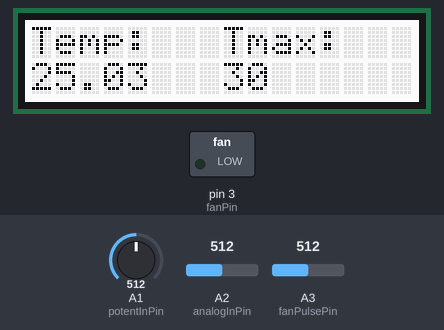
A sketch run on a simulated Arduino Uno, built with avr-gcc and run on an emulated ATmega328P. On the bench: 16×2 character LCD, switched loads named in the sketch (green lamp = pin HIGH). Inputs (shaded band) come from the test bench; at power-on: A2 (analogInPin) = 512, A1 (potentInPin) = 512, A3 (fanPulsePin) = 512. What the sketch prints to the serial monitor is not drawn.

Above: at 1.2 s.
1.3 s: A2 (analogInPin) set to 599
At 2.9 s:
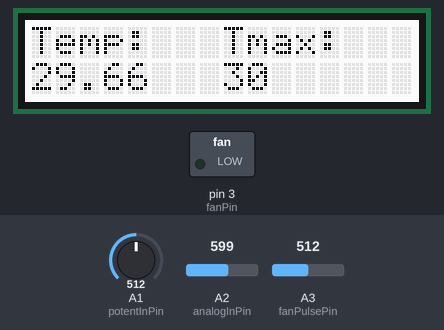
3.5 s: A2 (analogInPin) set to 621
At 4.5 s:
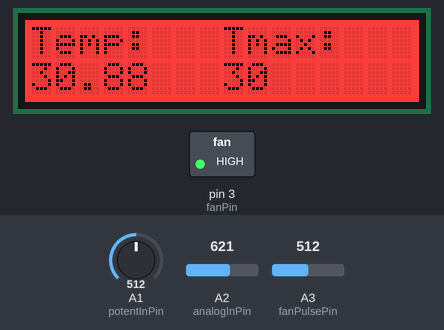
5.5 s: A1 (potentInPin) set to 544
7.0 s: A1 (potentInPin) set to 570
At 8.2 s:
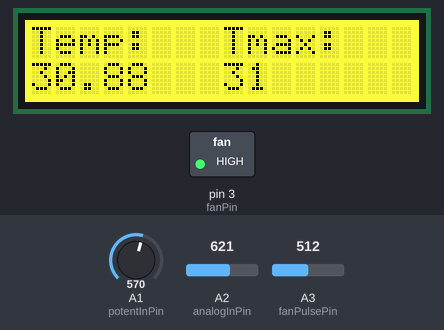
8.5 s: A2 (analogInPin) set to 716
At 9.9 s:
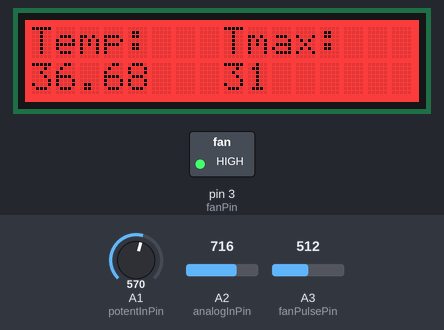
10.5 s: A1 (potentInPin) set to 852
At 11.6 s:
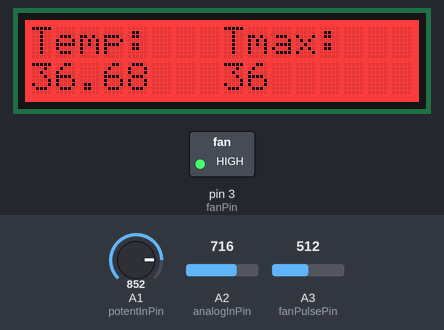
12.0 s: A1 (potentInPin) set to 880
At 12.4 s:
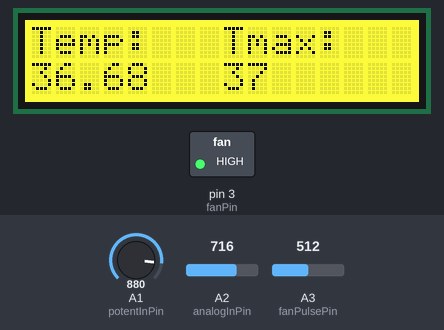
Timing chart, 0 to 14.5 s (numbered marks = the images above; inputs shaded):
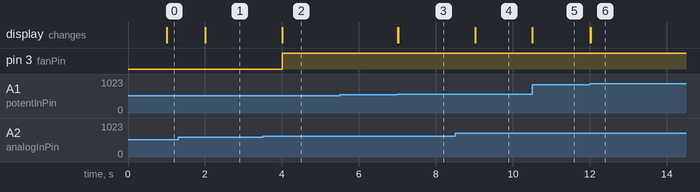

The sketch:

FanSpeed.ino
```cpp
/*
 * Reads the voltage from a Grove Temperature Sensor.
 * It than calculates the corresponding resistance and finally converts
 * the resistance into the temperature in °C.
 * The measured temperature is shown on a connected Grove RGB LCD display.
 *
 * Further, a potentiometer is connected to the system which controls a
 * maximal temperature threshold. Once this threshold is reached, the
 * display turns red.
 *
 * Reads out the fan speed by counting the pulses and converting to RPM.
 */

#include <Wire.h>
#include "rgb_lcd.h"

rgb_lcd lcd;

#define INTERVAL_MICROS         1000000 //update time
#define OVERFLOW             4000000000 //at this time we reset to 0
#define FAN_INTERVAL_MICROS        1000 //measuring fan pulse frequency

#define FAN_THRESHOLD               500 //above this threshold the fan pulse is high

unsigned long last_time = 0; //last timestamp
unsigned int count = 0; //cycle counter
unsigned int last_fan_pulse = 0; //last fan pulse test time

const int fanPin = 3; // Pin to control fan

const int analogInPin = A2; // Pin for sensor input
int sensorValue = 0; // measured voltage

const int potentInPin = A1; // Pin for potentiometer
unsigned int potentiometer = 0; //potentiometer input

const int fanPulsePin = A3; // Pin for fan pulse
unsigned int pulse = 0; //The current fan pulse
bool pulse_high = true; //true if the fan pulse is above threshold
unsigned int pulse_counter = 0; //counts pulse per minute

const int R0 = 100000; // zero resistance R_0 in Ohm
const int B = 6700; // nominal B-constnat in Kelvin
const float T0 = 25 + 273.15; // room temperature in Kelvin

int threshold = 30; // temperature threshold
const int threshold_diff = 5; //difference between threshold and lower threshold


int colorR = 255;
int colorG = 255;
int colorB = 255;

void setup() {
  //set up the LCD's number of columns and rows:
  lcd.begin(16,2);
  lcd.print("Temp:   Tmax:");
  Serial.begin(9600);
  lcd.setRGB(colorR,colorG,colorB);
  analogWrite(fanPin,0);
}

void loop() {

  //adjusting the threshold
  potentiometer = analogRead(potentInPin);
  threshold = map(potentiometer,0,1023,20,40);
  lcd.setCursor(8,1);
  lcd.print(threshold);

  unsigned long now = micros();
  if (now > (last_time + INTERVAL_MICROS)) {
    sensorValue = analogRead(analogInPin);
    float R = (1023.0/sensorValue - 1)*R0; // resistance in Ohm
    float T = 1.0/(log(R/R0)/B + 1/T0) - 273.15; // temperature in Kelvin

    /* Serial printer
    Serial.print("Time: ");
    Serial.print(count);
    Serial.print("s, Temperature: ");
    Serial.print(T);
    */

    // Printer for easy Python analysis:
    Serial.print(T);
    Serial.print(" ");

    lcd.setCursor(0,1);
    lcd.print(T);

    //Turning the display backlight red as a warning if T > threshold
    //The fan will turn on once the higher threshold is reached and turn off once the
    //temperature is back below the lower threshold.
    //Serial.print(" above threshold (50 if yes): ");
    if (T>threshold) {
      colorG = 0;
      colorB = 0;
      Serial.print(50);
      analogWrite(fanPin,255);
    } else if (T < threshold - threshold_diff) {
      colorG = 255;
      colorB = 255;
      Serial.print(0);
      analogWrite(fanPin,0);
    } else { //The display turns yellow once the fan is activated
      colorG = 255;
      Serial.print(25);
    }
    lcd.setRGB(colorR,colorG,colorB);


    //Printing the current RPM
    int rotations = pulse_counter / 4;
    Serial.print(" ");
    Serial.println(rotations * 60);
    pulse_counter = 0;

    if (now > OVERFLOW) { //make sure not to overflow
      now = 0;
    }

    last_time = now;
    count++;

  }

  //Fan pulse
  if (now > FAN_INTERVAL_MICROS + last_fan_pulse) {
    pulse = analogRead(fanPulsePin);
    bool test_pulse_high = pulse > FAN_THRESHOLD;
    if (test_pulse_high != pulse_high) { //Test if pulse has changed
      pulse_high = test_pulse_high;
      pulse_counter++;
    }

  }

}
```

Measured:
- the behaviour switches between 605 and 606 on A2 (analogInPin) (found by bisection; images 1 and 2)
- the behaviour switches between 562 and 563 on A1 (potentInPin) (found by bisection; images 2 and 3)
- the behaviour switches between 869 and 870 on A1 (potentInPin) (found by bisection; images 5 and 6)
- after the input at 1.3 s, the display: changes after 0.71 s (image 1)
- after the input at 3.5 s, pin 3 (fanPin): LOW → HIGH after 0.51 s; the display: changes after 0.51 s (image 2)
- after the input at 5.5 s, every drawn part: stays the same
- after the input at 7.0 s, the display: first changes at once (image 3 shows a later state)
- after the input at 8.5 s, the display: changes after 0.52 s (image 4)
- after the input at 10.5 s, the display: changes at once (image 5)
- after the input at 12.0 s, the display: first changes at once (image 6 shows a later state)
